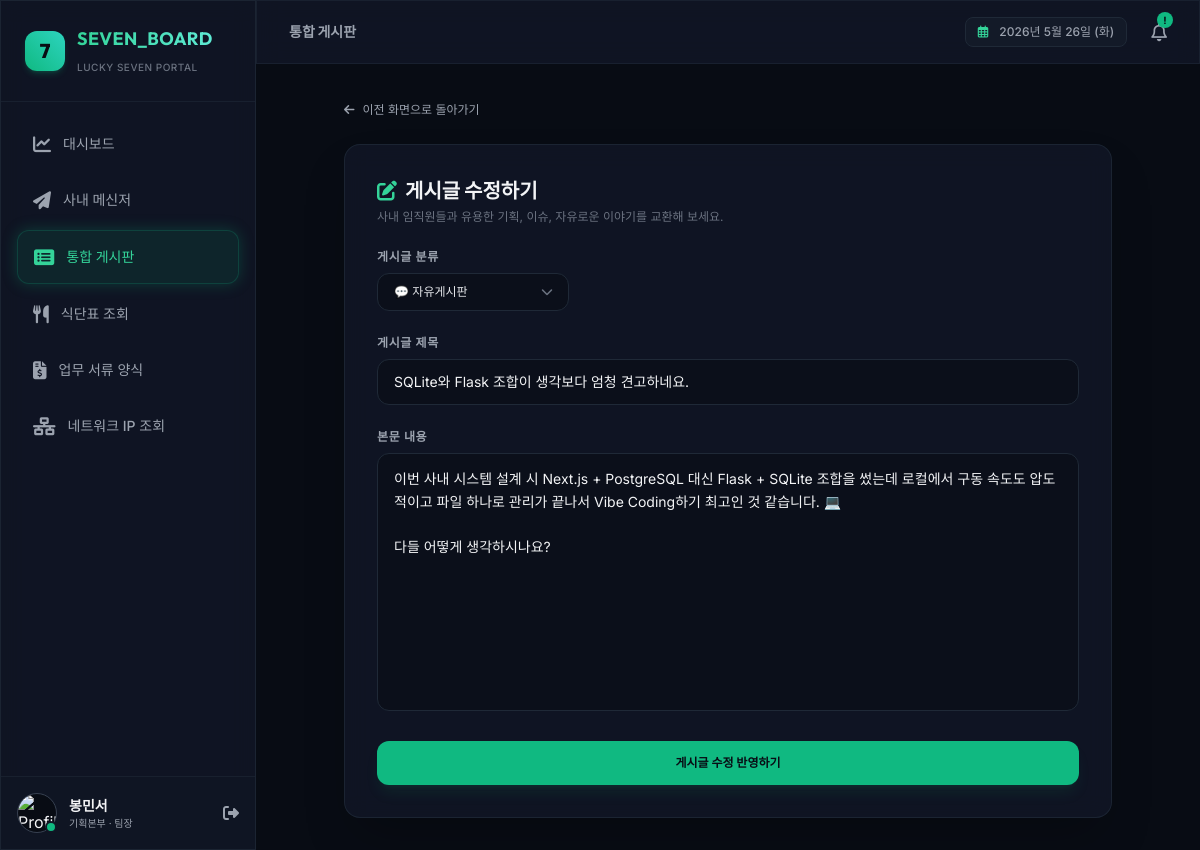
Page /board/edit/POST002 (signed in) on the committed database.
### tables this page shows
CREATE TABLE users (
        id TEXT PRIMARY KEY,
        email TEXT UNIQUE NOT NULL,
        password TEXT NOT NULL,
        name TEXT NOT NULL,
        department TEXT NOT NULL,
        position TEXT NOT NULL,
        avatar_url TEXT,
        status TEXT DEFAULT 'Online',
        is_admin INTEGER DEFAULT 0,
        created_at TEXT DEFAULT (datetime('now', 'localtime'))
    );

CREATE TABLE posts (
        id TEXT PRIMARY KEY,
        author_id TEXT NOT NULL,
        category TEXT NOT NULL,
        title TEXT NOT NULL,
        content TEXT NOT NULL,
        views INTEGER DEFAULT 0 NOT NULL,
        created_at TEXT DEFAULT (datetime('now', 'localtime')),
        updated_at TEXT DEFAULT (datetime('now', 'localtime')),
        FOREIGN KEY (author_id) REFERENCES users(id) ON DELETE SET NULL
    );

### app.py (the view, shortened to what this page needs)
@app.route('/board/edit/<post_id>', methods=['GET', 'POST'])
@login_required
def board_edit(post_id):
    conn = get_db_connection()
    post = conn.execute('SELECT * FROM posts WHERE id = ?', (post_id,)).fetchone()
    if not post:
        conn.close()
        return "게시글이 존재하지 않습니다.", 404
    if post['author_id'] != g.user['id'] and not g.user['is_admin']:
        conn.close()
        return "수정 권한이 없습니다.", 403
    conn.close()
    return render_template('board_write.html', post=post)

### app.py (called while the page is built)
def login_required(f):
    import functools
    @functools.wraps(f)
    def decorated_function(*args, **kwargs):
        if 'user_id' not in session:
            return redirect(url_for('login'))
        return f(*args, **kwargs)
    return decorated_function

@app.before_request
def load_logged_in_user():
    user_id = session.get('user_id')
    if user_id is None:
        g.user = None
    else:
        conn = get_db_connection()
        g.user = conn.execute('SELECT * FROM users WHERE id = ?', (user_id,)).fetchone()
        conn.close()

### database.py (called while the page is built)
def get_db_connection():
    conn = sqlite3.connect(DATABASE_FILE)
    conn.row_factory = sqlite3.Row  # 컬렉션을 dict처럼 다룰 수 있게 설정
    conn.execute("PRAGMA foreign_keys = ON") # 외래키 제약조건 활성화
    return conn

### templates/board_write.html (shortened to what this page needs)
{% extends 'layout.html' %}
{% block content %}
<div class="max-w-3xl mx-auto space-y-6 animate-fade-in">
    <a href="javascript:history.back()" class="inline-flex items-center gap-2 text-xs text-gray-400 hover:text-emerald-400 transition-colors">
        <i class="fa-solid fa-arrow-left"></i>
        <span>이전 화면으로 돌아가기</span>
    </a>
    <div class="glass-panel rounded-2xl p-8 border border-gray-800/80 shadow-2xl space-y-6">
        <div>
            <h2 class="text-xl font-bold font-outfit text-gray-100 flex items-center gap-2">
                <i class="fa-solid fa-pen-to-square text-emerald-400"></i>
                {% if post %} 게시글 수정하기 {% else %} 새로운 사내 소통글 작성 {% endif %}
            </h2>
            <p class="text-xs text-gray-500 mt-1">
                사내 임직원들과 유용한 기획, 이슈, 자유로운 이야기를 교환해 보세요.
            </p>
        </div>
        <form action="{% if post %}{{ url_for('board_edit', post_id=post.id) }}{% else %}{{ url_for('board_write') }}{% endif %}" method="POST" class="space-y-6">
            <div>
                <label class="block text-xs font-semibold text-gray-400 uppercase tracking-wider mb-2">게시글 분류</label>
                <div class="relative w-48">
                    <select name="category" required class="w-full bg-[#0a0e1a]/80 border border-gray-800 focus:border-emerald-500/30 rounded-xl py-2.5 px-4 text-xs text-gray-200 outline-none transition-colors appearance-none cursor-pointer">
                        <option value="Free" {% if post and post.category == 'Free' %} selected {% endif %}>💬 자유게시판</option>
                    </select>
                    <span class="absolute inset-y-0 right-0 flex items-center pr-4 text-gray-500 pointer-events-none text-xs">
                        <i class="fa-solid fa-chevron-down"></i>
                    </span>
                </div>
            </div>
            <div>
                <label class="block text-xs font-semibold text-gray-400 uppercase tracking-wider mb-2">게시글 제목</label>
                <input type="text" name="title" value="{% if post %}{{ post.title }}{% endif %}" placeholder="게시글 제목을 작성하세요..." required class="w-full bg-[#0a0e1a]/80 border border-gray-800 focus:border-emerald-500/30 rounded-xl py-3 px-4 text-sm text-gray-100 placeholder-gray-500 outline-none transition-colors">
            </div>
            <div>
                <label class="block text-xs font-semibold text-gray-400 uppercase tracking-wider mb-2">본문 내용</label>
                <textarea name="content" rows="10" placeholder="본문 내용을 입력하세요... 마크다운 문법 적용이 가능합니다." required class="w-full bg-[#0a0e1a]/80 border border-gray-800 focus:border-emerald-500/30 rounded-xl py-3.5 px-4 text-sm text-gray-100 placeholder-gray-500 outline-none transition-colors resize-none leading-relaxed">{% if post %}{{ post.content }}{% endif %}</textarea>
            </div>
            <button type="submit" class="w-full bg-emerald-500 hover:bg-emerald-400 text-darkBg font-bold py-3.5 px-4 rounded-xl shadow-lg shadow-emerald-500/10 hover:shadow-emerald-500/20 active:scale-[0.98] transition-all text-xs cursor-pointer">
                {% if post %} 게시글 수정 반영하기 {% else %} 게시글 작성 완료 {% endif %}
            </button>
        </form>
    </div>
</div>
{% endblock %}

### templates/layout.html (shortened to what this page needs)
<!DOCTYPE html>
<html lang="ko">
<head>
    <script src="https://cdn.tailwindcss.com"></script>
    <link rel="stylesheet" href="https://cdnjs.cloudflare.com/ajax/libs/font-awesome/6.4.0/css/all.min.css">
</head>
<body class="bg-darkBg text-gray-100 font-sans min-h-screen overflow-x-hidden">
    <div class="flex h-screen overflow-hidden">
        <aside class="w-64 glass-panel border-r border-gray-800/80 flex flex-col justify-between h-full z-30 shrink-0 transition-transform duration-300">
            <div>
                <div class="p-6 border-b border-gray-800/60 flex items-center gap-3">
                    <div class="h-10 w-10 bg-gradient-to-tr from-emerald-500 to-teal-400 rounded-xl flex items-center justify-center text-darkBg font-extrabold text-xl font-outfit shadow-md shadow-emerald-500/20 active-glow">
                        7
                    </div>
                    <div>
                        <h1 class="text-lg font-bold font-outfit tracking-wide bg-gradient-to-r from-emerald-400 to-teal-300 bg-clip-text text-transparent">
                        </h1>
                        <span class="text-[10px] text-gray-500 font-medium uppercase tracking-wider">Lucky Seven Portal</span>
                    </div>
                </div>
                <nav class="p-4 space-y-1">
                    <a href="{{ url_for('dashboard') }}" class="flex items-center gap-3 px-4 py-3 rounded-xl transition-all duration-300 group {% if request.path == '/' %} bg-emerald-500/10 text-emerald-400 border border-emerald-500/20 active-glow {% else %} text-gray-400 hover:text-gray-200 hover:bg-gray-800/40 {% endif %}">
                        <i class="fa-solid fa-chart-line text-lg group-hover:scale-110 transition-transform"></i>
                        <span class="text-sm font-medium">대시보드</span>
                    </a>
                    <a href="{{ url_for('chat') }}" class="flex items-center gap-3 px-4 py-3 rounded-xl transition-all duration-300 group {% if request.path == '/chat' %} bg-emerald-500/10 text-emerald-400 border border-emerald-500/20 active-glow {% else %} text-gray-400 hover:text-gray-200 hover:bg-gray-800/40 {% endif %}">
                        <i class="fa-solid fa-paper-plane text-lg group-hover:rotate-12 transition-transform"></i>
                        <span class="text-sm font-medium">사내 메신저</span>
                    </a>
                    <a href="{{ url_for('board_list') }}" class="flex items-center gap-3 px-4 py-3 rounded-xl transition-all duration-300 group {% if request.path == '/board' or '/board/' in request.path %} bg-emerald-500/10 text-emerald-400 border border-emerald-500/20 active-glow {% else %} text-gray-400 hover:text-gray-200 hover:bg-gray-800/40 {% endif %}">
                        <i class="fa-solid fa-rectangle-list text-lg group-hover:scale-110 transition-transform"></i>
                        <span class="text-sm font-medium">통합 게시판</span>
                    </a>
                    <a href="{{ url_for('menu') }}" class="flex items-center gap-3 px-4 py-3 rounded-xl transition-all duration-300 group {% if request.path == '/menu' %} bg-emerald-500/10 text-emerald-400 border border-emerald-500/20 active-glow {% else %} text-gray-400 hover:text-gray-200 hover:bg-gray-800/40 {% endif %}">
                        <i class="fa-solid fa-utensils text-lg group-hover:scale-110 transition-transform"></i>
                        <span class="text-sm font-medium">식단표 조회</span>
                    </a>
                    <a href="{{ url_for('documents') }}" class="flex items-center gap-3 px-4 py-3 rounded-xl transition-all duration-300 group {% if request.path == '/documents' %} bg-emerald-500/10 text-emerald-400 border border-emerald-500/20 active-glow {% else %} text-gray-400 hover:text-gray-200 hover:bg-gray-800/40 {% endif %}">
                        <i class="fa-solid fa-file-invoice-dollar text-lg group-hover:scale-110 transition-transform"></i>
                        <span class="text-sm font-medium">업무 서류 양식</span>
                    </a>
                    <a href="{{ url_for('network') }}" class="flex items-center gap-3 px-4 py-3 rounded-xl transition-all duration-300 group {% if request.path == '/network' %} bg-emerald-500/10 text-emerald-400 border border-emerald-500/20 active-glow {% else %} text-gray-400 hover:text-gray-200 hover:bg-gray-800/40 {% endif %}">
                        <i class="fa-solid fa-network-wired text-lg group-hover:scale-110 transition-transform"></i>
                        <span class="text-sm font-medium">네트워크 IP 조회</span>
                    </a>
                </nav>
            </div>
            {% if g.user %}
            <div class="p-4 border-t border-gray-800/60 bg-gray-900/30">
                <div class="flex items-center gap-3">
                    <div class="relative">
                        {% if g.user.avatar_url %}
                        <img class="h-10 w-10 rounded-full border border-gray-700 bg-darkBg object-cover" src="{{ g.user.avatar_url }}" alt="Profile" onerror="this.src='https://cdn-icons-png.flaticon.com/512/3135/3135715.png'">
                        {% else %}
                        <img class="h-10 w-10 rounded-full border border-gray-700 bg-darkBg" src="https://cdn-icons-png.flaticon.com/512/3135/3135715.png" alt="Profile">
                        {% endif %}
                        <span class="absolute bottom-0 right-0 h-3 w-3 rounded-full border-2 border-darkCard
                        {% if g.user.status == 'Online' %} bg-emerald-500
                        {% elif g.user.status == 'Away' %} bg-amber-500
                        {% else %} bg-gray-500 {% endif %}"></span>
                    </div>
                    <div class="flex-1 min-w-0">
                        <p class="text-sm font-semibold truncate">{{ g.user.name }}</p>
                        <p class="text-[10px] text-gray-400 truncate">{{ g.user.department }} · {{ g.user.position }}</p>
                    </div>
                    <a href="{{ url_for('logout') }}" title="로그아웃" class="text-gray-400 hover:text-red-400 transition-colors">
                        <i class="fa-solid fa-right-from-bracket text-md"></i>
                    </a>
                </div>
            </div>
            {% endif %}
        </aside>
        <div class="flex-1 flex flex-col overflow-hidden bg-darkBg">
            <header class="h-16 glass-panel border-b border-gray-800/60 flex items-center justify-between px-8 z-20 shrink-0">
                <div class="flex items-center gap-4">
                    <div class="text-sm font-semibold font-outfit text-gray-400">
                        {% if request.path == '/' %} 대시보드
                        {% elif request.path == '/chat' %} 사내 메신저
                        {% elif '/board' in request.path %} 통합 게시판
                        {% elif request.path == '/menu' %} 사내 식단표
                        {% elif request.path == '/documents' %} 서류 양식 관리
                        {% elif request.path == '/network' %} 네트워크 IP 현황
                        {% endif %}
                    </div>
                </div>
                <div class="flex items-center gap-6">
                    <div class="text-xs text-gray-400 font-medium bg-gray-800/30 px-3 py-1.5 rounded-lg border border-gray-800">
                        <i class="fa-regular fa-calendar-days text-emerald-400 mr-2"></i>
                        <span id="header-live-time">Loading...</span>
                    </div>
                    <div class="relative cursor-pointer text-gray-400 hover:text-gray-200 transition-colors">
                        <i class="fa-regular fa-bell text-lg"></i>
                        <span class="absolute -top-1.5 -right-1.5 h-4 w-4 bg-emerald-500 text-[10px] font-bold text-darkBg rounded-full flex items-center justify-center animate-pulse">
                            !
                        </span>
                    </div>
                </div>
            </header>
            <main class="flex-1 overflow-y-auto p-8 relative">
                {% block content %}{% endblock %}
            </main>
        </div>
    </div>
</body>
</html>

### templates/layout.html (style rules this page uses)
.glass-panel { background: rgba(17, 23, 38, 0.85); backdrop-filter: blur(12px); -webkit-backdrop-filter: blur(12px); border: 1px solid rgba(255, 255, 255, 0.05); }
.active-glow { box-shadow: 0 0 15px rgba(16, 185, 129, 0.25); }

### rows in the picture
users: user.name "봉민서", user.department "기획본부", user.position "팀장"
posts: category "💬 자유게시판", title "SQLite와 Flask 조합이 생각보다 엄청 견고하네요.", content "이번 사내 시스템 설계 시 Next.js + PostgreSQL 대신 Flask + SQLite 조합을 썼는데 로컬에서 구동 속도도 압도적이고 파일 하나로 관리가 끝나서 Vibe Coding하기 최고인 것 같습니다. 💻 다들 어떻게 생각하시나요?"
